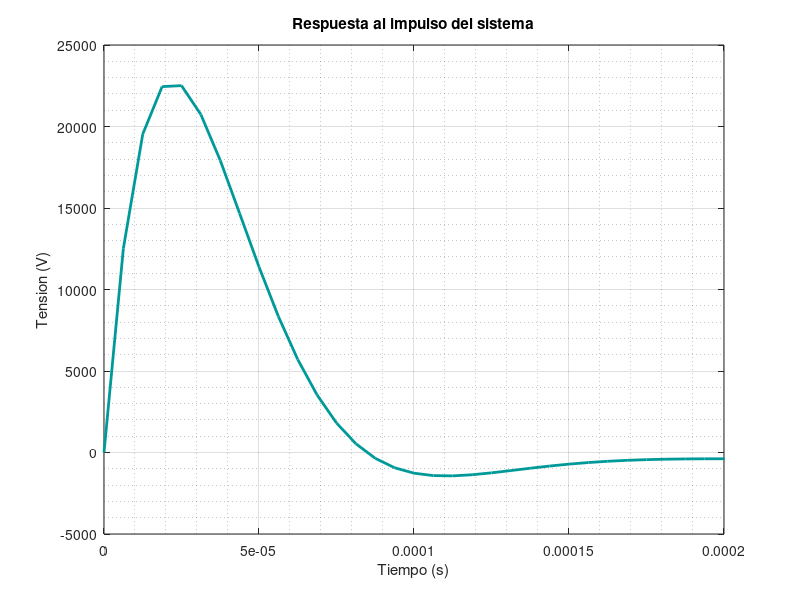

This chart was generated by the following MATLAB code: (Note: this script raises an error after producing the figure.)

clear all; 
close all;
clc; 

xcyan = (1/255)*[0,153,153];
dblue = (1/255)*[0,0,51];
s = tf('s'); 

H = (s^2 * 2.527e9) /(s^4 + s^3 * 7.153e4 + s^2 * 2.558e9 + s * 1.13e12 + 2.494e14);
 
%rta al impulso:

[y,t] = impulse(H);

figure(1)
plot(t, y,'linewidth',2,'color',xcyan);
hold on;

hold off;
title("Respuesta al impulso del sistema");
xlabel("Tiempo (s)");
ylabel("Tension (V)");
grid on
grid minor

axis([0, 2e-4, -0.5e4, 2.5e4])
ax = gca;
set(gca, 'color', dblue);
set(gcf, 'color', dblue);
ax.Title.Color = 'white';
ax.XLabel.Color = 'white';
ax.YLabel.Color = 'white';
ax.XColor = 'white';
ax.YColor = 'white';
ax.GridAlpha = 0.5;
ax.GridColor = 'white';
ax.MinorGridColor = 'white';
ax.MinorGridAlpha = 0.5;

% Respuesta al escalon
[y_step,t_step] = step(H);


figure(2)
plot(t_step, y_step,'linewidth',2,'color',xcyan);
hold on;

title("Respuesta al escalon del sistema");
xlabel("Tiempo (s)");
ylabel("Tension (V)");
grid on
grid minor

axis([0, 0.02, -0.4, 1])
ax = gca;
set(gca, 'color', dblue);
set(gcf, 'color', dblue);
ax.Title.Color = 'white';
ax.XLabel.Color = 'white';
ax.YLabel.Color = 'white';
ax.XColor = 'white';
ax.YColor = 'white';
ax.GridAlpha = 0.5;
ax.GridColor = 'white';
ax.MinorGridColor = 'white';
ax.MinorGridAlpha = 0.5;